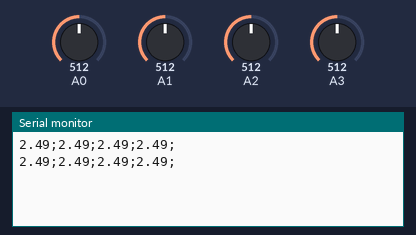
Bench run of a sketch on a simulated Arduino Uno, built with avr-gcc and run on an emulated ATmega328P. On the bench: the last lines printed to the serial monitor. The inputs (shaded band) are chosen by the test bench; at power-on: A0 = 512, A1 = 512, A2 = 512, A3 = 512.

Above: at 10.8 s.
10.9 s: A0 set to 716
At 20.7 s:
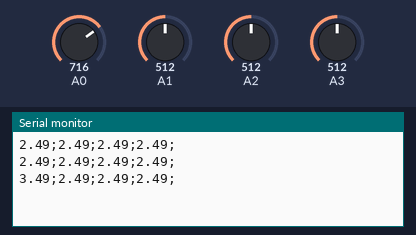
20.9 s: A1 set to 716
At 30.7 s:
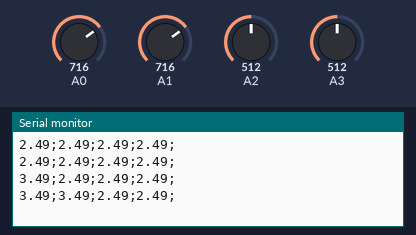
30.9 s: A2 set to 716
At 40.7 s:
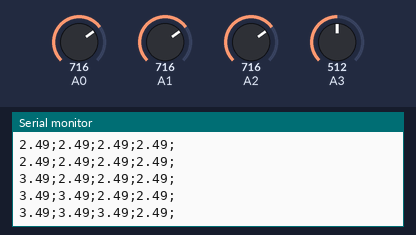
40.9 s: A3 set to 716
At 50.7 s:
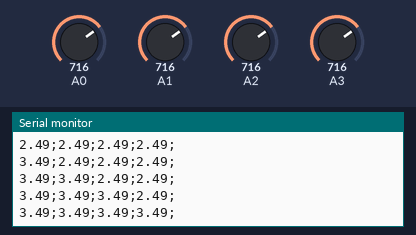
50.9 s: A0 set to 992
At 60.7 s:
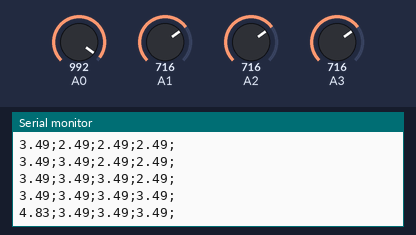
60.9 s: A1 set to 992
At 71.4 s:
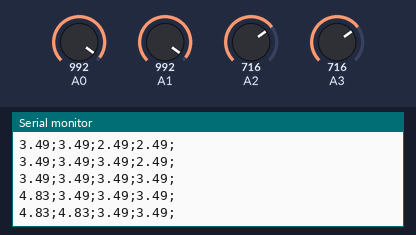
Timing chart, 0 to 71.9 s (numbered marks = the images above; inputs shaded):
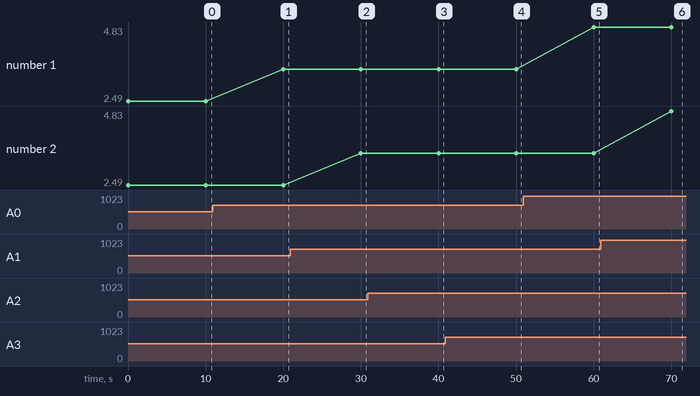

Measured:
- after the input at 10.9 s, the serial monitor: prints a new line after 9.1 s (image 1)
- after the input at 20.9 s, the serial monitor: prints a new line after 9.1 s (image 2)
- after the input at 30.9 s, the serial monitor: prints a new line after 9.1 s (image 3)
- after the input at 40.9 s, the serial monitor: prints a new line after 9.1 s (image 4)
- after the input at 50.9 s, the serial monitor: prints a new line after 9.1 s (image 5)
- after the input at 60.9 s, the serial monitor: prints a new line after 9.1 s (image 6)
- plotted number 1: 2.49 → 3.49 after the input at 10.9 s, 3.49 → 4.83 after the input at 50.9 s

The sketch:

bodp_measure.ino
```cpp
// (licence header left out)
int val = 0;           // variable to store the value read
float volt=0;

/* the analog reference voltage value.
 * You can just put in value of 5, but if you want to be more precise,
 * measuring the AREF votlage value with a multimeter and putting that
 * value here is recommended.
 */
float top=4.98;
float measurement[4]={};

/*
 * you may change the period of data tranmission. the INTERVAL_SEC
 * is in second unit.
 */
#define INTERVAL_SEC 10

int interval_msec=INTERVAL_SEC*1000;

int VBAT_pin=0;
int VLOAD_pin=1;
int PMOS_G_pin=2;
int COMP_P_pin=3;


void setup()

{
// using baudrate of 9600. Please keep this mind when setting up host
  Serial.begin(9600);


}

void do_meas(void);
void send_meas(void);

/*
 * the main loop will just keep sending voltage measurements periodically.
 */
void loop()
{

  do_meas();
  send_meas();

  delay(interval_msec);

}

void do_meas(void){
  int i;
  for(i=0;i<4;i++){
    val=analogRead(i);
    volt=(float)val*top/1023;
    measurement[i]=volt;
  }
}

void send_meas(void){

  int i;
  for(i=0;i<4;i++){
    Serial.print(measurement[i]);
    Serial.print(';');
  }
  Serial.print('\n'); // add next line to make things easier for the host.

}

/*
 * end of code
 */
```
